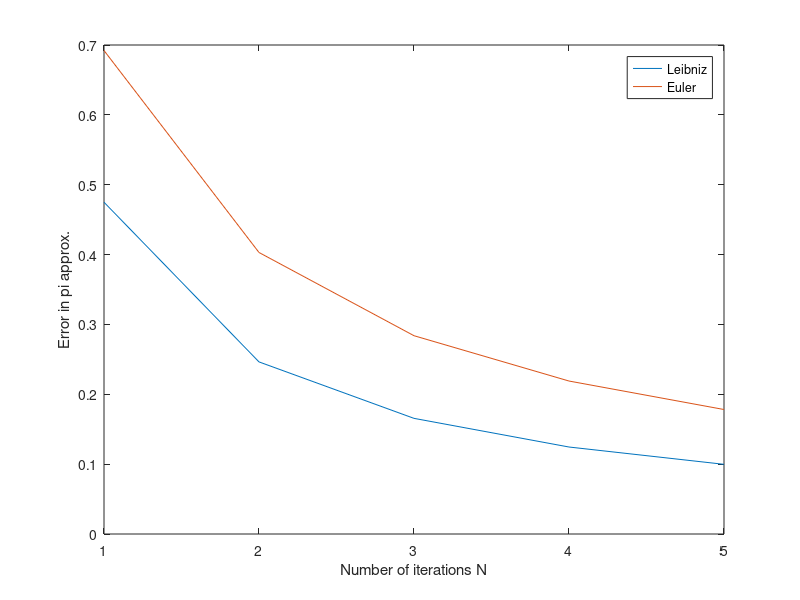

Here is the MATLAB script that generated this plot:

N = input('Provide series size for pi approximation:');

pi_Euler = zeros(1, N);
pi_Leibniz = zeros(1, N);

x_Euler = 0;
x_Leibniz = 0;

for ii = 1 : N
    % Leibniz part
    k = ii - 1;
    x_Leibniz = x_Leibniz + 1 ./ (4 * k + 1) ./ (4 * k + 3);
    pi_Leibniz(ii) = 8 * x_Leibniz;
    % Euler part 
    x_Euler = x_Euler + 1 ./ ii ^ 2;
    pi_Euler(ii) = sqrt(6 * x_Euler);
end

pi_err_Leibniz = abs(pi - pi_Leibniz);
pi_err_Euler = abs(pi - pi_Euler);

plot(1:N, pi_err_Leibniz, 1:N, pi_err_Euler);
xlabel('Number of iterations N')
ylabel('Error in pi approx.')
legend('Leibniz', 'Euler')

fprintf('Pi error for Leibniz: %g, for Euler: %g\n', ...
    pi_err_Leibniz(end), pi_err_Euler(end));